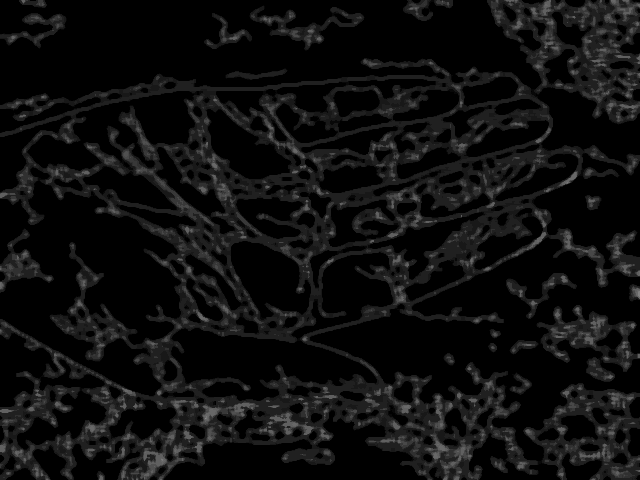
#> input picture screenshots/vein_0.png, 640 x 480 px
$ python vein_red.py
#> lines starting #> are read from the running program, lines starting #| are printed output that depends on the picture
import cv2
import numpy as np
import os
os.chdir(r"C:\Users\aksas\OneDrive\Desktop\Vein_Detection_Using_Computer_Vision\screenshots")


# ---------- 1. Load image ----------
img = cv2.imread("vein_0.png")
#> img is the input picture: shape (480, 640, 3); min 0, max 136, mean 14.9


# replace with your image
gray = cv2.cvtColor(img, cv2.COLOR_BGR2GRAY)

# ---------- 2. Preprocessing ----------
# Denoise
denoised = cv2.fastNlMeansDenoising(gray, None, 30, 7, 21)
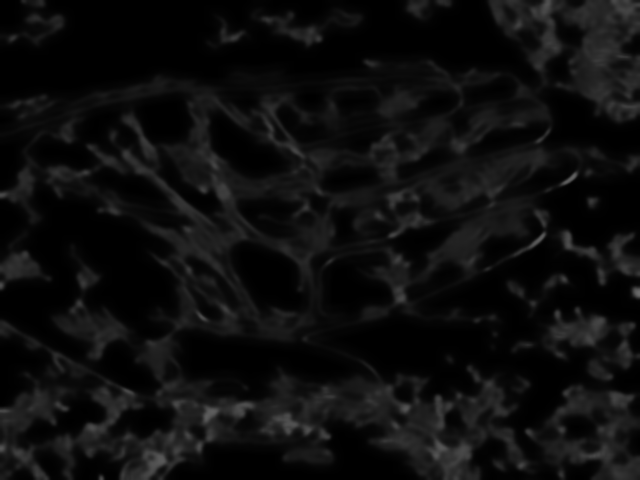
#> denoised: shape (480, 640); min 0, max 107, mean 13.5

# Contrast Enhancement (CLAHE)
clahe = cv2.createCLAHE(clipLimit=3.0, tileGridSize=(8,8))
contrast = clahe.apply(denoised)
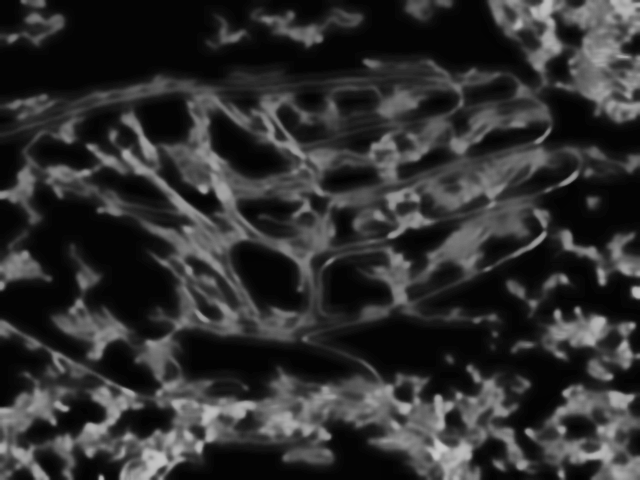
#> contrast: shape (480, 640); min 1, max 204, mean 47.6

# ---------- 3. Highlight veins ----------
# Top-hat filtering (extract dark thin structures)
kernel = cv2.getStructuringElement(cv2.MORPH_RECT, (15,15))
tophat = cv2.morphologyEx(contrast, cv2.MORPH_TOPHAT, kernel)
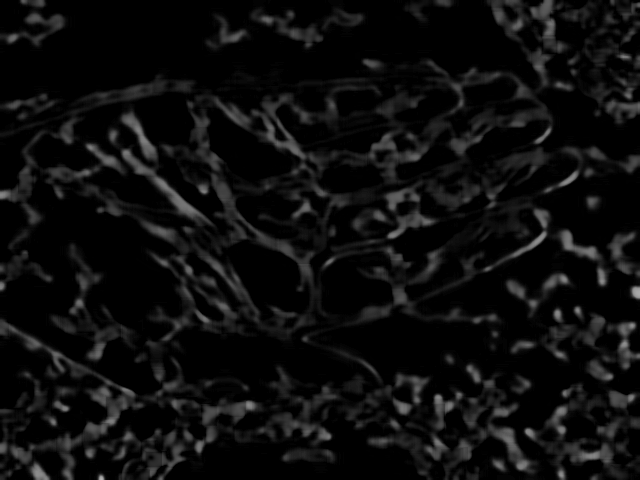
#> tophat: shape (480, 640); min 0, max 179, mean 13.5

# Edge emphasis
edges = cv2.Canny(tophat, 30, 100)
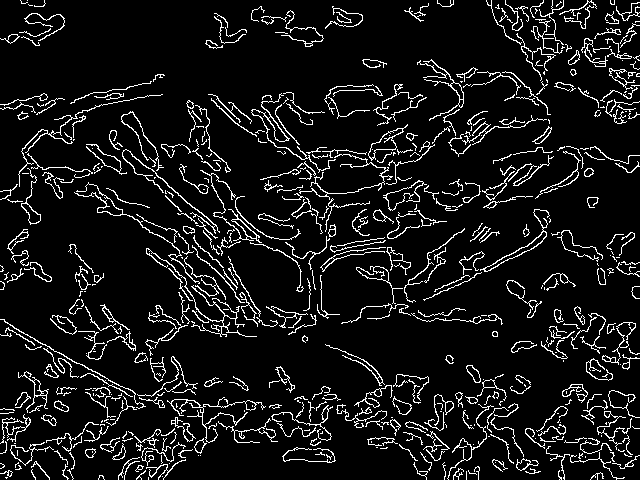
#> edges: shape (480, 640); 8.8% white in thin lines or dots

# ---------- 4. Noise cleanup ----------
# Morphological opening removes speckles
cleaned = cv2.morphologyEx(edges, cv2.MORPH_OPEN, np.ones((3,3), np.uint8))
#> cleaned: shape (480, 640); every value is 0

# Strengthen veins (dilate lines slightly)
veins = cv2.dilate(cleaned, np.ones((2,2), np.uint8), iterations=1)

# ---------- 5. Overlay on original ----------
overlay = img.copy()
overlay[veins > 0] = (0,0,255)   # draw detected veins in RED

# ---------- 6. Save results ----------
cv2.imwrite("01_gray.png", gray)
cv2.imwrite("02_contrast.png", contrast)
cv2.imwrite("03_tophat.png", tophat)
cv2.imwrite("04_edges.png", edges)
cv2.imwrite("05_cleaned.png", cleaned)
cv2.imwrite("06_veins.png", veins)
cv2.imwrite("07_overlay.png", overlay)

print("✅ Vein overlay created: check 07_overlay.png")
# ---------- 7. Display results ----------

$ run again, with screenshots/vein_1.png copied over screenshots/vein_0.png
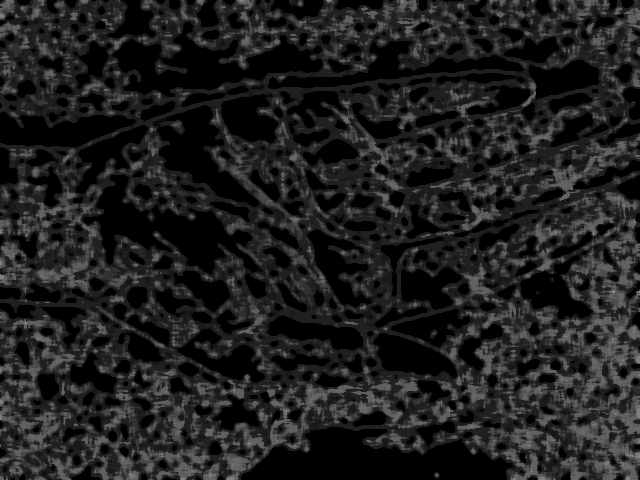
#> input picture screenshots/vein_1.png, 640 x 480 px
#> img is the input picture: shape (480, 640, 3); min 0, max 160, mean 31.4
#> `contrast = clahe.apply(denoised)`:
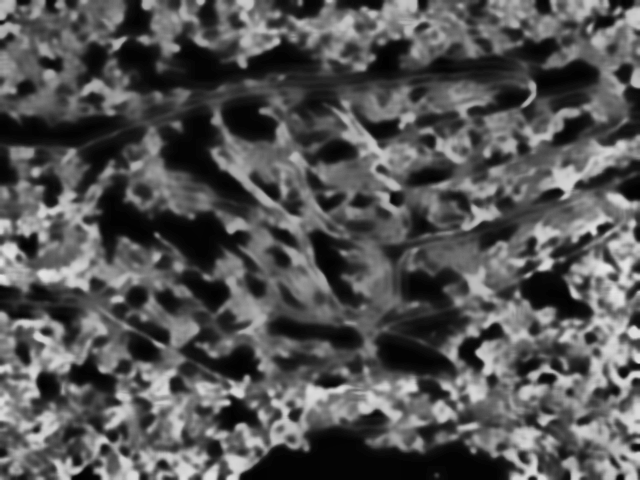
#> contrast: shape (480, 640); min 1, max 232, mean 84.4
#> `edges = cv2.Canny(tophat, 30, 100)`:
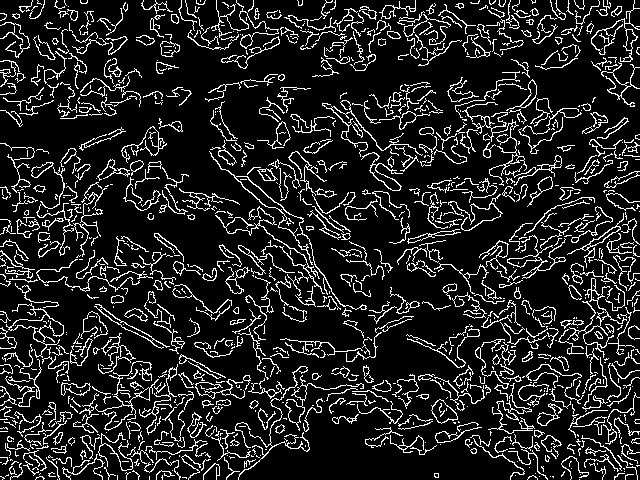
#> edges: shape (480, 640); 13.5% white in thin lines or dots
#> cleaned: shape (480, 640); every value is 0

$ run again, with screenshots/vein_10.png copied over screenshots/vein_0.png
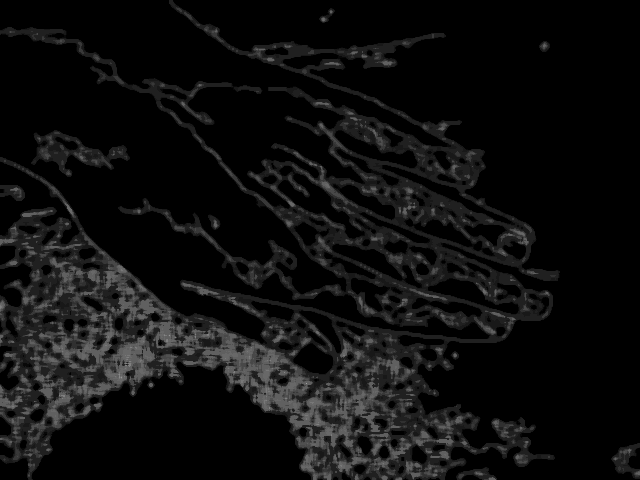
#> input picture screenshots/vein_10.png, 640 x 480 px
#> img is the input picture: shape (480, 640, 3); min 0, max 160, mean 14.5
#> `contrast = clahe.apply(denoised)`:
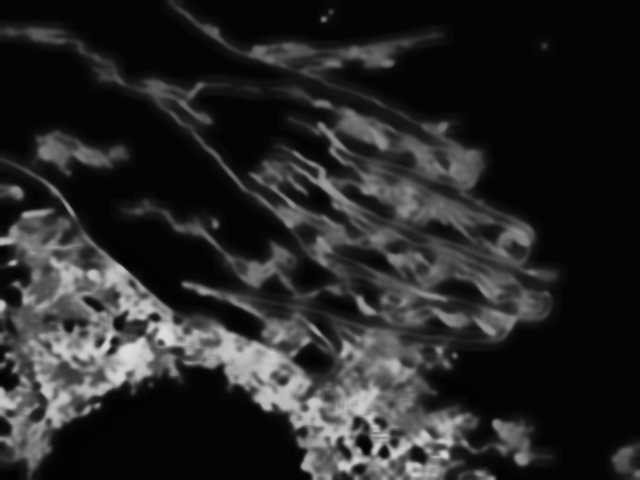
#> contrast: shape (480, 640); min 1, max 222, mean 39.2
#> `edges = cv2.Canny(tophat, 30, 100)`:
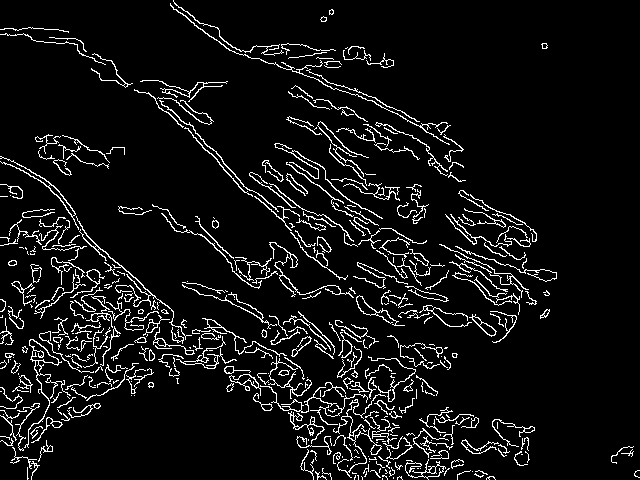
#> edges: shape (480, 640); 7.1% white in thin lines or dots
#> cleaned: shape (480, 640); every value is 0
